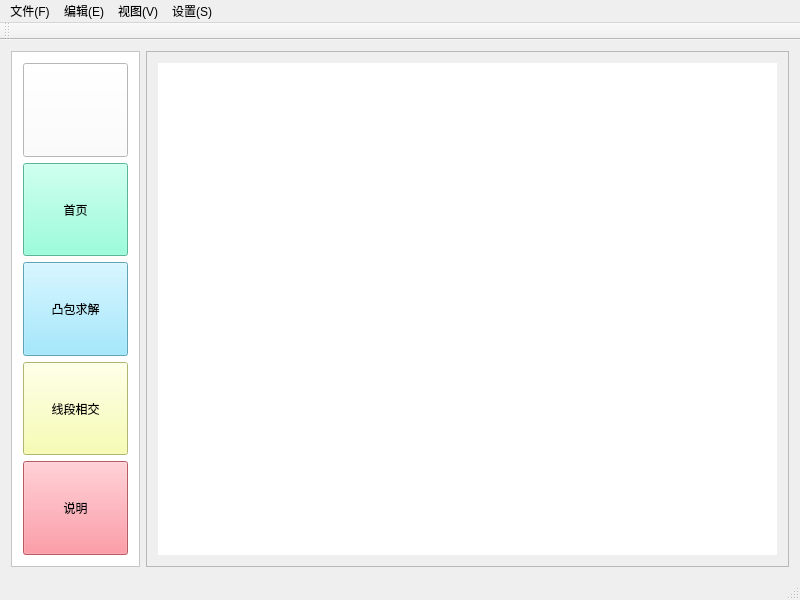
<?xml version="1.0" encoding="UTF-8"?>
<ui version="4.0">
 <class>GeometrySoftwareClass</class>
 <widget class="QMainWindow" name="GeometrySoftwareClass">
  <property name="geometry">
   <rect>
    <x>0</x>
    <y>0</y>
    <width>800</width>
    <height>600</height>
   </rect>
  </property>
  <property name="windowTitle">
   <string>GeometrySoftware</string>
  </property>
  <widget class="QWidget" name="centralWidget">
   <layout class="QHBoxLayout" name="horizontalLayout">
    <item>
     <widget class="QFrame" name="mainFrame_L">
      <property name="sizePolicy">
       <sizepolicy hsizetype="Expanding" vsizetype="Expanding">
        <horstretch>1</horstretch>
        <verstretch>0</verstretch>
       </sizepolicy>
      </property>
      <property name="styleSheet">
       <string notr="true">background-color: rgb(255, 255, 255);</string>
      </property>
      <property name="frameShape">
       <enum>QFrame::StyledPanel</enum>
      </property>
      <property name="frameShadow">
       <enum>QFrame::Raised</enum>
      </property>
      <layout class="QVBoxLayout" name="verticalLayout">
       <item>
        <widget class="QPushButton" name="pushButton">
         <property name="enabled">
          <bool>true</bool>
         </property>
         <property name="sizePolicy">
          <sizepolicy hsizetype="Expanding" vsizetype="Expanding">
           <horstretch>0</horstretch>
           <verstretch>0</verstretch>
          </sizepolicy>
         </property>
         <property name="contextMenuPolicy">
          <enum>Qt::NoContextMenu</enum>
         </property>
         <property name="acceptDrops">
          <bool>false</bool>
         </property>
         <property name="styleSheet">
          <string notr="true">image: url(:/image/合肥工业大学校徽.bmp);</string>
         </property>
         <property name="text">
          <string/>
         </property>
        </widget>
       </item>
       <item>
        <widget class="QPushButton" name="pushButton_1">
         <property name="sizePolicy">
          <sizepolicy hsizetype="Expanding" vsizetype="Expanding">
           <horstretch>0</horstretch>
           <verstretch>0</verstretch>
          </sizepolicy>
         </property>
         <property name="cursor">
          <cursorShape>PointingHandCursor</cursorShape>
         </property>
         <property name="autoFillBackground">
          <bool>false</bool>
         </property>
         <property name="styleSheet">
          <string notr="true">background-color: rgb(123, 255, 211);
font: 13pt &quot;楷体&quot;;
</string>
         </property>
         <property name="text">
          <string>首页</string>
         </property>
        </widget>
       </item>
       <item>
        <widget class="QPushButton" name="pushButton_2">
         <property name="sizePolicy">
          <sizepolicy hsizetype="Expanding" vsizetype="Expanding">
           <horstretch>0</horstretch>
           <verstretch>0</verstretch>
          </sizepolicy>
         </property>
         <property name="cursor">
          <cursorShape>PointingHandCursor</cursorShape>
         </property>
         <property name="styleSheet">
          <string notr="true">background-color: rgb(135, 227, 255);
font: 13pt &quot;楷体&quot;;</string>
         </property>
         <property name="text">
          <string>凸包求解</string>
         </property>
        </widget>
       </item>
       <item>
        <widget class="QPushButton" name="pushButton_3">
         <property name="sizePolicy">
          <sizepolicy hsizetype="Expanding" vsizetype="Expanding">
           <horstretch>0</horstretch>
           <verstretch>0</verstretch>
          </sizepolicy>
         </property>
         <property name="cursor">
          <cursorShape>PointingHandCursor</cursorShape>
         </property>
         <property name="styleSheet">
          <string notr="true">background-color: rgb(247, 255, 157);
font: 13pt &quot;楷体&quot;;</string>
         </property>
         <property name="text">
          <string>线段相交</string>
         </property>
        </widget>
       </item>
       <item>
        <widget class="QPushButton" name="pushButton_4">
         <property name="sizePolicy">
          <sizepolicy hsizetype="Expanding" vsizetype="Expanding">
           <horstretch>0</horstretch>
           <verstretch>0</verstretch>
          </sizepolicy>
         </property>
         <property name="cursor">
          <cursorShape>PointingHandCursor</cursorShape>
         </property>
         <property name="styleSheet">
          <string notr="true">background-color: rgb(255, 126, 139);
font: 13pt &quot;楷体&quot;;</string>
         </property>
         <property name="text">
          <string>说明</string>
         </property>
        </widget>
       </item>
      </layout>
     </widget>
    </item>
    <item>
     <widget class="QFrame" name="mainFrame_R">
      <property name="sizePolicy">
       <sizepolicy hsizetype="Expanding" vsizetype="Expanding">
        <horstretch>5</horstretch>
        <verstretch>0</verstretch>
       </sizepolicy>
      </property>
      <property name="frameShape">
       <enum>QFrame::StyledPanel</enum>
      </property>
      <property name="frameShadow">
       <enum>QFrame::Raised</enum>
      </property>
      <layout class="QHBoxLayout" name="horizontalLayout_2">
       <item>
        <widget class="QStackedWidget" name="stackedWidget">
         <property name="sizePolicy">
          <sizepolicy hsizetype="Expanding" vsizetype="Expanding">
           <horstretch>0</horstretch>
           <verstretch>0</verstretch>
          </sizepolicy>
         </property>
         <property name="styleSheet">
          <string notr="true"/>
         </property>
         <property name="currentIndex">
          <number>1</number>
         </property>
         <widget class="QWidget" name="page_1">
          <property name="sizePolicy">
           <sizepolicy hsizetype="Expanding" vsizetype="Expanding">
            <horstretch>0</horstretch>
            <verstretch>0</verstretch>
           </sizepolicy>
          </property>
          <property name="styleSheet">
           <string notr="true">background-image: url(:/image/dog1.bmp);
</string>
          </property>
          <widget class="QPushButton" name="pushButton_5">
           <property name="geometry">
            <rect>
             <x>210</x>
             <y>10</y>
             <width>171</width>
             <height>41</height>
            </rect>
           </property>
           <property name="styleSheet">
            <string notr="true">background-image: url(:/image/07242259901688.jpg);
font: 700 16pt &quot;Microsoft YaHei UI&quot;;</string>
           </property>
           <property name="text">
            <string>首页</string>
           </property>
          </widget>
         </widget>
         <widget class="QWidget" name="page_2">
          <property name="sizePolicy">
           <sizepolicy hsizetype="Expanding" vsizetype="Expanding">
            <horstretch>0</horstretch>
            <verstretch>0</verstretch>
           </sizepolicy>
          </property>
          <property name="styleSheet">
           <string notr="true">background-color: rgb(255, 255, 255);
image: url(:/image/QQ图片20230626175710.jpg);</string>
          </property>
         </widget>
        </widget>
       </item>
      </layout>
     </widget>
    </item>
   </layout>
  </widget>
  <widget class="QMenuBar" name="menuBar">
   <property name="geometry">
    <rect>
     <x>0</x>
     <y>0</y>
     <width>800</width>
     <height>22</height>
    </rect>
   </property>
   <widget class="QMenu" name="menu_F">
    <property name="title">
     <string>文件(F)</string>
    </property>
    <widget class="QMenu" name="menu_2">
     <property name="title">
      <string>新建</string>
     </property>
     <addaction name="actionRandom"/>
     <addaction name="actionInput"/>
    </widget>
    <addaction name="menu_2"/>
    <addaction name="actionopen"/>
   </widget>
   <widget class="QMenu" name="menu_E">
    <property name="title">
     <string>编辑(E)</string>
    </property>
   </widget>
   <widget class="QMenu" name="menu_V">
    <property name="title">
     <string>视图(V)</string>
    </property>
   </widget>
   <widget class="QMenu" name="menu_S">
    <property name="title">
     <string>设置(S)</string>
    </property>
   </widget>
   <addaction name="menu_F"/>
   <addaction name="menu_E"/>
   <addaction name="menu_V"/>
   <addaction name="menu_S"/>
  </widget>
  <widget class="QToolBar" name="mainToolBar">
   <attribute name="toolBarArea">
    <enum>TopToolBarArea</enum>
   </attribute>
   <attribute name="toolBarBreak">
    <bool>false</bool>
   </attribute>
  </widget>
  <widget class="QStatusBar" name="statusBar"/>
  <action name="actionopen">
   <property name="text">
    <string>打开</string>
   </property>
  </action>
  <action name="actionRandom">
   <property name="text">
    <string>随机</string>
   </property>
  </action>
  <action name="actionInput">
   <property name="text">
    <string>输入</string>
   </property>
  </action>
 </widget>
 <layoutdefault spacing="6" margin="11"/>
 <resources>
  <include location="GeometrySoftware.qrc"/>
 </resources>
 <connections/>
</ui>
